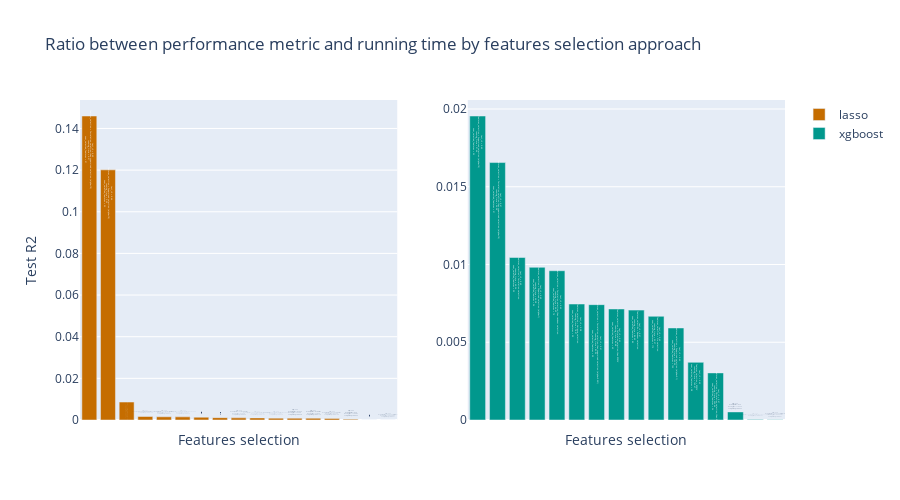

Notebook source saved alongside this figure:
### Markdown cell above
#### Ratio between performance metric and running time by features selection approach

### Code cell
plot_outcomes(outcomes_lasso=outcomes_lasso, outcomes_xgboost=outcomes_xgboost, plot='ratio_by_approach')

### Figure 1 — Plotly figure (JSON) as saved in the notebook; plotly's stock layout.template omitted (floating-point values rounded to 4 significant figures)
{"data": [{"hovertemplate": "%{text}<br>", "marker": {"color": "#c56d00"}, "name": "lasso", "text": ["test_r2 = 0.63<br>features_selection = Correlation selection, then supervised selection (alpha=10)<br>running_time = 4.31<br>num_selected_features = 31", "test_r2 = 0.64<br>features_selection = Supervised selection (alpha=10)<br>running_time = 5.29<br>num_selected_features = 32", "test_r2 = 0.67<br>features_selection = Supervised selection (alpha=1)<br>running_time = 77.23<br>num_selected_features = 94", "test_r2 = 0.67<br>features_selection = Supervised selection (alpha=0.1)<br>running_time = 394.84<br>num_selected_features = 135", "test_r2 = 0.63<br>features_selection = Correlation selection<br>running_time = 411.19<br>num_selected_features = 99", "test_r2 = 0.64<br>features_selection = Correlation selection, then RFECV<br>running_time = 422.59<br>num_selected_features = 63", "test_r2 = 0.63<br>features_selection = Correlation selection, then random selection<br>running_time = 471.44<br>num_selected_features = 50", "test_r2 = 0.63<br>features_selection = Correlation selection, then supervised selection (alpha=0.001)<br>running_time = 560.10<br>num_selected_features = 99", "test_r2 = 0.60<br>features_selection = Variance selection<br>running_time = 579.70<br>num_selected_features = 99", "test_r2 = 0.67<br>features_selection = Supervised selection (alpha=0.01)<br>running_time = 664.63<br>num_selected_features = 147", "test_r2 = 0.63<br>features_selection = Correlation selection, then RFE<br>running_time = 710.07<br>num_selected_features = 26", "test_r2 = 0.66<br>features_selection = RFECV<br>running_time = 762.53<br>num_selected_features = 58", "test_r2 = 0.67<br>features_selection = No selection<br>running_time = 778.25<br>num_selected_features = 175", "test_r2 = 0.66<br>features_selection = Random selection<br>running_time = 867.69<br>num_selected_features = 100", "test_r2 = 0.66<br>features_selection = RFE<br>running_time = 1734.87<br>num_selected_features = 30", "test_r2 = 0.63<br>features_selection = Correlation selection, then sequential (forward)<br>running_time = 18436.40<br>num_selected_features = 49", "test_r2 = 0.66<br>features_selection = Sequential (forward)<br>running_time = 62643.37<br>num_selected_features = 51"], "type": "bar", "x": ["Correlation selection, then supervised selection (alpha=10)", "Supervised selection (alpha=10)", "Supervised selection (alpha=1)", "Supervised selection (alpha=0.1)", "Correlation selection", "Correlation selection, then RFECV", "Correlation selection, then random selection", "Correlation selection, then supervised selection (alpha=0.001)", "Variance selection", "Supervised selection (alpha=0.01)", "Correlation selection, then RFE", "RFECV", "No selection", "Random selection", "RFE", "Correlation selection, then sequential (forward)", "Sequential (forward)"], "xaxis": "x", "y": [0.146, 0.1201, 0.008617, 0.001685, 0.00154, 0.001504, 0.001334, 0.00113, 0.001027, 0.001001, 0.0008926, 0.0008706, 0.0008551, 0.0007567, 0.0003788, 3.442e-05, 1.053e-05], "yaxis": "y"}, {"hovertemplate": "%{text}<br>", "marker": {"color": "#01988d"}, "name": "xgboost", "text": ["test_r2 = 0.62<br>features_selection = Supervised selection (alpha=10)<br>running_time = 31.64<br>num_selected_features = 32", "test_r2 = 0.61<br>features_selection = Correlation selection, then supervised selection (alpha=10)<br>running_time = 36.98<br>num_selected_features = 31", "test_r2 = 0.63<br>features_selection = Correlation selection<br>running_time = 60.24<br>num_selected_features = 99", "test_r2 = 0.63<br>features_selection = Supervised selection (alpha=1)<br>running_time = 64.28<br>num_selected_features = 94", "test_r2 = 0.62<br>features_selection = Correlation selection, then random selection<br>running_time = 64.43<br>num_selected_features = 70", "test_r2 = 0.58<br>features_selection = Variance selection<br>running_time = 78.07<br>num_selected_features = 99", "test_r2 = 0.61<br>features_selection = Correlation selection, then supervised selection (alpha=0.001)<br>running_time = 82.55<br>num_selected_features = 99", "test_r2 = 0.62<br>features_selection = Correlation selection, then RFECV<br>running_time = 86.48<br>num_selected_features = 63", "test_r2 = 0.61<br>features_selection = Random selection<br>running_time = 86.43<br>num_selected_features = 80", "test_r2 = 0.62<br>features_selection = No selection<br>running_time = 92.57<br>num_selected_features = 175", "test_r2 = 0.62<br>features_selection = Supervised selection (alpha=0.1)<br>running_time = 105.50<br>num_selected_features = 135", "test_r2 = 0.63<br>features_selection = RFECV<br>running_time = 169.67<br>num_selected_features = 58", "test_r2 = 0.61<br>features_selection = Correlation selection, then RFE<br>running_time = 202.64<br>num_selected_features = 26", "test_r2 = 0.60<br>features_selection = RFE<br>running_time = 1146.76<br>num_selected_features = 30", "test_r2 = 0.58<br>features_selection = Correlation selection, then sequential (forward)<br>running_time = 16301.83<br>num_selected_features = 49", "test_r2 = 0.63<br>features_selection = Sequential (forward)<br>running_time = 62966.91<br>num_selected_features = 51"], "type": "bar", "x": ["Supervised selection (alpha=10)", "Correlation selection, then supervised selection (alpha=10)", "Correlation selection", "Supervised selection (alpha=1)", "Correlation selection, then random selection", "Variance selection", "Correlation selection, then supervised selection (alpha=0.001)", "Correlation selection, then RFECV", "Random selection", "No selection", "Supervised selection (alpha=0.1)", "RFECV", "Correlation selection, then RFE", "RFE", "Correlation selection, then sequential (forward)", "Sequential (forward)"], "xaxis": "x2", "y": [0.01955, 0.01656, 0.01045, 0.009818, 0.009599, 0.007459, 0.007419, 0.007142, 0.007066, 0.006668, 0.005918, 0.003709, 0.00303, 0.0005195, 3.551e-05, 1.002e-05], "yaxis": "y2"}], "layout": {"barmode": "group", "height": 500, "title": {"text": "Ratio between performance metric and running time by features selection approach"}, "width": 900, "xaxis": {"anchor": "y", "domain": [0, 0.45], "showticklabels": false, "title": {"text": "Features selection"}}, "xaxis2": {"anchor": "y2", "domain": [0.55, 1], "showticklabels": false, "title": {"text": "Features selection"}}, "yaxis": {"anchor": "x", "domain": [0, 1], "title": {"text": "Test R2"}}, "yaxis2": {"anchor": "x2", "domain": [0, 1], "title": {"text": ""}}}}
